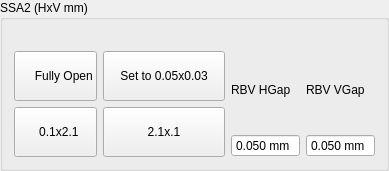
         <widget class="QGroupBox" name="groupBox_19">
          <property name="title">
           <string>SSA2 (HxV mm)</string>
          </property>
          <layout class="QGridLayout" name="gridLayout_84">
           <item row="1" column="1">
            <layout class="QGridLayout" name="gridLayout_82">
             <item row="0" column="0">
              <widget class="QLabel" name="label_125">
               <property name="text">
                <string>RBV HGap</string>
               </property>
              </widget>
             </item>
             <item row="0" column="1">
              <widget class="QLabel" name="label_126">
               <property name="text">
                <string>RBV VGap</string>
               </property>
              </widget>
             </item>
             <item row="1" column="0">
              <widget class="QDoubleSpinBox" name="db_ssa2_x">
               <property name="sizePolicy">
                <sizepolicy hsizetype="Preferred" vsizetype="Fixed">
                 <horstretch>0</horstretch>
                 <verstretch>0</verstretch>
                </sizepolicy>
               </property>
               <property name="readOnly">
                <bool>true</bool>
               </property>
               <property name="buttonSymbols">
                <enum>QAbstractSpinBox::NoButtons</enum>
               </property>
               <property name="suffix">
                <string> mm</string>
               </property>
               <property name="decimals">
                <number>3</number>
               </property>
               <property name="minimum">
                <double>-0.100000000000000</double>
               </property>
               <property name="maximum">
                <double>4.000000000000000</double>
               </property>
               <property name="value">
                <double>0.050000000000000</double>
               </property>
              </widget>
             </item>
             <item row="1" column="1">
              <widget class="QDoubleSpinBox" name="db_ssa2_y">
               <property name="sizePolicy">
                <sizepolicy hsizetype="Preferred" vsizetype="Fixed">
                 <horstretch>0</horstretch>
                 <verstretch>0</verstretch>
                </sizepolicy>
               </property>
               <property name="readOnly">
                <bool>true</bool>
               </property>
               <property name="buttonSymbols">
                <enum>QAbstractSpinBox::NoButtons</enum>
               </property>
               <property name="suffix">
                <string> mm</string>
               </property>
               <property name="decimals">
                <number>3</number>
               </property>
               <property name="minimum">
                <double>-0.100000000000000</double>
               </property>
               <property name="maximum">
                <double>4.000000000000000</double>
               </property>
               <property name="value">
                <double>0.050000000000000</double>
               </property>
              </widget>
             </item>
            </layout>
           </item>
           <item row="1" column="0">
            <layout class="QGridLayout" name="gridLayout_78">
             <item row="0" column="0">
              <layout class="QGridLayout" name="gridLayout_75">
               <item row="0" column="0">
                <widget class="QPushButton" name="pb_SSA2_Open">
                 <property name="sizePolicy">
                  <sizepolicy hsizetype="Preferred" vsizetype="Fixed">
                   <horstretch>0</horstretch>
                   <verstretch>0</verstretch>
                  </sizepolicy>
                 </property>
                 <property name="text">
                  <string>
     Fully Open
       </string>
                 </property>
                </widget>
               </item>
               <item row="0" column="1">
                <widget class="QPushButton" name="pb_SSA2_Close">
                 <property name="sizePolicy">
                  <sizepolicy hsizetype="Preferred" vsizetype="Preferred">
                   <horstretch>0</horstretch>
                   <verstretch>0</verstretch>
                  </sizepolicy>
                 </property>
                 <property name="text">
                  <string>    Set to 0.05x0.03    </string>
                 </property>
                </widget>
               </item>
               <item row="1" column="0">
                <widget class="QPushButton" name="pb_SSA2_HClose">
                 <property name="sizePolicy">
                  <sizepolicy hsizetype="Preferred" vsizetype="Fixed">
                   <horstretch>0</horstretch>
                   <verstretch>0</verstretch>
                  </sizepolicy>
                 </property>
                 <property name="text">
                  <string>
  0.1x2.1  
</string>
                 </property>
                </widget>
               </item>
               <item row="1" column="1">
                <widget class="QPushButton" name="pb_SSA2_VClose">
                 <property name="sizePolicy">
                  <sizepolicy hsizetype="Preferred" vsizetype="Fixed">
                   <horstretch>0</horstretch>
                   <verstretch>0</verstretch>
                  </sizepolicy>
                 </property>
                 <property name="text">
                  <string>
2.1x.1 
</string>
                 </property>
                </widget>
               </item>
              </layout>
             </item>
            </layout>
           </item>
           <item row="0" column="0">
            <widget class="QLabel" name="label_134">
             <property name="text">
              <string/>
             </property>
            </widget>
           </item>
          </layout>
         </widget>
